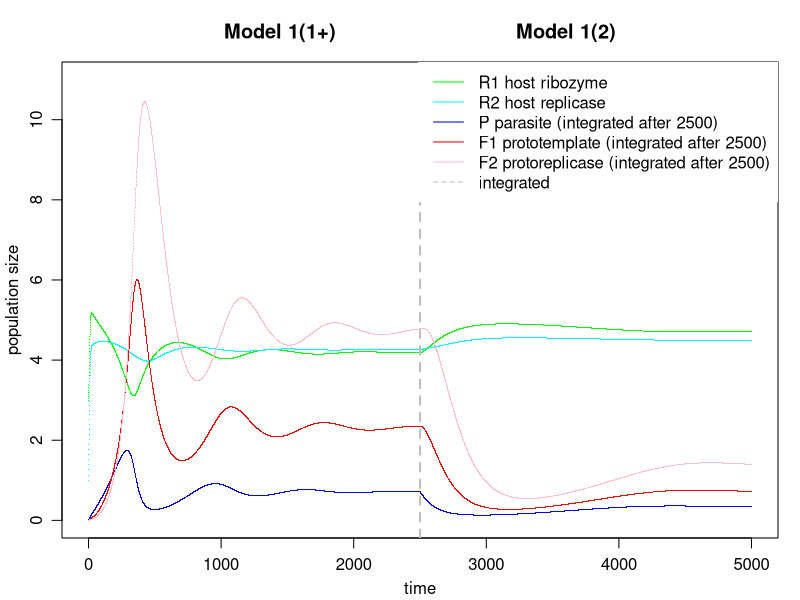

Here is the R script that generated this plot:
# R code to generate the figures of the manuscript
#
# Birth of immunity in early life: stepwise emergence of resistance and
# immunity to complex molecular parasites via progressively degenerating
# hyperparasites
#
# Copyright (c) 2023, Christian Iseli, Bernard Conrad, Joseph A. Curran and Magnus Pirovino
#

# Model 1(1+) stabilized host-parasite-hyperparasite cycle

dt <- 0.5
m <- 10000
a <- 0.05
b <- 0.06
c <- 0.07
d <- 0.05
e <- 0.1
alpha <- 0.005 # inflow rate of parasite P into habitat
beta <- 0.1 # trigger parameter of replicase R2 producing F1 upon encounter with P
delta_1 <- 0.07
delta_2 <- 0.0005
delta_3 <- 0.05
d_R2 <- 0.01 
d_R1 <- 0.01 
d_P <- 0.01
d_F1 <- 0.01
d_F2 <- 0.01   
q_P <- 2
q_F1 <- 10.0
q_F2 <- 10.0
K <- 10.0

# initial conditions setting:
R2_0 <- 1.0
R1_0 <- 3.0
P_0 <- 0.0
F1_0 <- 0.0
F2_0 <- 0.0

pdf('Fig3.pdf',paper="a4r",width=0,height=0)
op <- par(mfrow = c(1,1), mgp = c(2,.8,0), mar = 0.1+c(3,3,3,1))

# Construct first row of results

r <- as.data.frame(matrix(
  c(0.0,
    R2_0,
    R1_0,
    P_0,
    F1_0,
    F2_0),
  nrow=1, ncol=6, byrow=TRUE))

colnames(r) <- c("t","R2","R1","P","F1","F2")

# Construct more rows, based on the last one

for (k in 1:m) {
  if (k == 5001) { alpha <- 0.0 }
  Pi_uppercase <- (1 - (r$R1[k] + r$R2[k] + r$P[k] / q_P + r$F1[k] / q_F1 + r$F2[k] / q_F2) / K)
  R2 <- r$R2[k] + dt * ((a * r$R1[k] * r$R1[k] - delta_2 * r$R1[k] *r$F1[k]) * Pi_uppercase         - d_R2 * r$R2[k])
  R1 <- r$R1[k] + dt * ((b * r$R2[k] * r$R1[k] - delta_1 * r$R2[k] *r$P[k])  * Pi_uppercase         - d_R1 * r$R1[k])
  P  <- r$P[k]  + dt * ((c * r$R2[k] * r$P[k]  - delta_3 * r$F2[k] *r$P[k])  * Pi_uppercase + alpha - d_P  * r$P[k])
  F1 <- r$F1[k] + dt * ((d * r$F2[k] * r$P[k]  + beta    * r$R2[k] *r$P[k])  * Pi_uppercase         - d_F1 * r$F1[k])
  F2 <- r$F2[k] + dt * ( e * r$R1[k] * r$F1[k]                               * Pi_uppercase         - d_F2 * r$F2[k])
  t  <- r$t[k] + dt

  # create the full row and add
  y <- cbind(t, R2, R1, P, F1, F2, deparse.level = 0)
  colnames(y) <- c("t","R2","R1","P","F1","F2")
  r <- rbind(r, y)
}

# plot the computed data
plot(r$t,r$R1,col="green", main="Model 1(1+)                              Model 1(2)", xlab="time", ylab="population size", pch=".", ylim=c(0,11))
points(r$t,r$R2,col="cyan", pch=".")
points(r$t,r$P,col="blue", pch=".")
points(r$t,r$F1,col="red", pch=".")
points(r$t,r$F2,col="pink", pch=".")
abline(v=5001*dt, col="grey", lty=2, lwd=2)
legend("topright",
       c("R1 host ribozyme", "R2 host replicase", "P parasite (integrated after 2500)", "F1 prototemplate (integrated after 2500)", "F2 protoreplicase (integrated after 2500)", "integrated"),
       lty = c(1, 1, 1, 1, 1, 2),
       col = c("green","cyan","blue","red","pink","grey"),
       box.lwd = 0)

dev.off()
#
